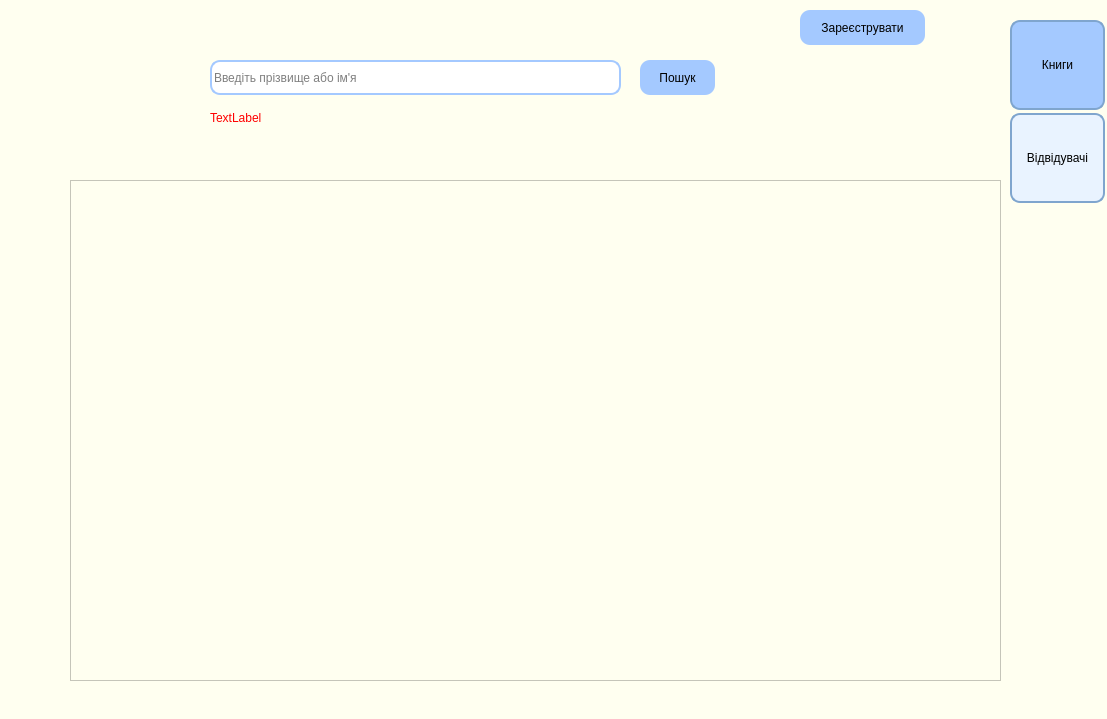
<?xml version="1.0" encoding="UTF-8"?>
<ui version="4.0">
 <class>Visitorssearch</class>
 <widget class="QMainWindow" name="Visitorssearch">
  <property name="geometry">
   <rect>
    <x>0</x>
    <y>0</y>
    <width>1107</width>
    <height>719</height>
   </rect>
  </property>
  <property name="windowTitle">
   <string>MainWindow</string>
  </property>
  <property name="styleSheet">
   <string notr="true">background-color: rgb(255, 255, 240);</string>
  </property>
  <widget class="QWidget" name="centralwidget">
   <widget class="QPushButton" name="visitors_button">
    <property name="geometry">
     <rect>
      <x>1010</x>
      <y>113</y>
      <width>95</width>
      <height>90</height>
     </rect>
    </property>
    <property name="styleSheet">
     <string notr="true">border-radius: 10px;
border: 2px solid rgb(127, 165, 206);
background-color: rgb(233, 243, 255);
font: 13pt &quot;Arial&quot;;
padding 5px;
</string>
    </property>
    <property name="text">
     <string>Відвідувачі</string>
    </property>
   </widget>
   <widget class="QPushButton" name="books_button">
    <property name="geometry">
     <rect>
      <x>1010</x>
      <y>20</y>
      <width>95</width>
      <height>90</height>
     </rect>
    </property>
    <property name="styleSheet">
     <string notr="true">border-radius: 10px;
border: 2px solid rgb(127, 165, 206);
background-color: rgb(164, 201, 255);
font: 13pt &quot;Arial&quot;;
padding 5px;
</string>
    </property>
    <property name="text">
     <string>Книги</string>
    </property>
   </widget>
   <widget class="QScrollArea" name="scrollArea">
    <property name="geometry">
     <rect>
      <x>70</x>
      <y>180</y>
      <width>931</width>
      <height>501</height>
     </rect>
    </property>
    <property name="widgetResizable">
     <bool>true</bool>
    </property>
    <widget class="QWidget" name="scrollAreaWidgetContents">
     <property name="geometry">
      <rect>
       <x>0</x>
       <y>0</y>
       <width>929</width>
       <height>499</height>
      </rect>
     </property>
    </widget>
   </widget>
   <widget class="QLineEdit" name="name">
    <property name="geometry">
     <rect>
      <x>210</x>
      <y>60</y>
      <width>411</width>
      <height>35</height>
     </rect>
    </property>
    <property name="styleSheet">
     <string notr="true">border-radius: 10px;
font: 14pt &quot;Arial&quot;;
border: 2px solid rgb(164, 201, 255);
background-color: white;
</string>
    </property>
    <property name="placeholderText">
     <string>Введіть прізвище або ім'я</string>
    </property>
   </widget>
   <widget class="QPushButton" name="search_button">
    <property name="geometry">
     <rect>
      <x>640</x>
      <y>60</y>
      <width>75</width>
      <height>35</height>
     </rect>
    </property>
    <property name="styleSheet">
     <string notr="true">border-radius: 10px;
border-color: rgb(0, 0, 0);
background-color: rgb(164, 201, 255);
font: 13pt &quot;Arial&quot;;
</string>
    </property>
    <property name="text">
     <string>Пошук</string>
    </property>
   </widget>
   <widget class="QPushButton" name="register_button">
    <property name="geometry">
     <rect>
      <x>800</x>
      <y>10</y>
      <width>125</width>
      <height>35</height>
     </rect>
    </property>
    <property name="styleSheet">
     <string notr="true">border-radius: 10px;
border-color: rgb(0, 0, 0);
background-color: rgb(164, 201, 255);
font: 13pt &quot;Arial&quot;;
</string>
    </property>
    <property name="text">
     <string>Зареєструвати</string>
    </property>
   </widget>
   <widget class="QLabel" name="label">
    <property name="geometry">
     <rect>
      <x>30</x>
      <y>30</y>
      <width>120</width>
      <height>120</height>
     </rect>
    </property>
    <property name="text">
     <string/>
    </property>
    <property name="pixmap">
     <pixmap>logo.png</pixmap>
    </property>
    <property name="scaledContents">
     <bool>true</bool>
    </property>
   </widget>
   <widget class="QLabel" name="name_issue">
    <property name="geometry">
     <rect>
      <x>210</x>
      <y>100</y>
      <width>200</width>
      <height>35</height>
     </rect>
    </property>
    <property name="styleSheet">
     <string notr="true">color: red;
font: 12pt &quot;Arial&quot;;</string>
    </property>
    <property name="text">
     <string>TextLabel</string>
    </property>
   </widget>
  </widget>
  <widget class="QStatusBar" name="statusbar"/>
 </widget>
 <resources/>
 <connections/>
</ui>
